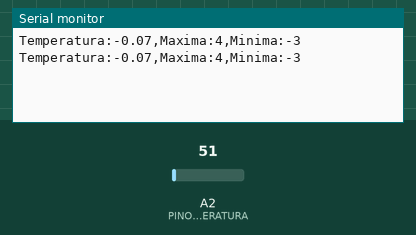
Simulated run of this sketch. Board: Arduino Uno, built with avr-gcc and run on an emulated ATmega328P. Shown: the last lines printed to the serial monitor. Inputs (shaded band) come from the test bench; at power-on: A2 (PINO_SENSOR_TEMPERATURA) = 51.

Above: at 2.8 s.
2.9 s: A2 (PINO_SENSOR_TEMPERATURA) set to 61
At 4.7 s:
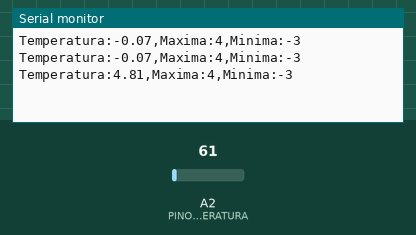
5.6 s: A2 (PINO_SENSOR_TEMPERATURA) set to 71
At 7.5 s:
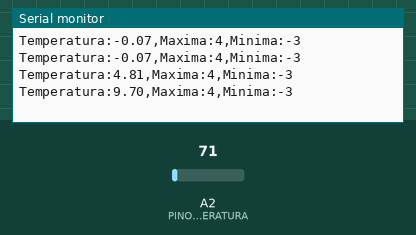
Timing chart, 0 to 9.0 s (numbered marks = the images above; inputs shaded):
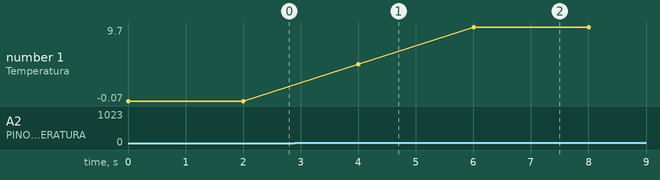

The sketch:

Codigo_arduino.ino
```cpp
// Definição da entrada analogica como A0.
const int PINO_SENSOR_TEMPERATURA = A2;

// Definição da variavel como float para capturar o valor da temperatura, onde o valor tem casas depois da virgula.
float temperaturaCelsius;

// Definição da variavel como int para definir o valor máximo e mínimo da temperatura.
int tempMax = 4;
int tempMin = -3;

// Função para iniciação do programa.
void setup(){

  // Inicia a porta serial com taxa de transmissão em bits por segundo em 9600.
  Serial.begin(9600);

}

// Função para rodar o programa e nunca parar.
void loop(){

  // Variavel para ler o valor analogico que esta sendo passado pelo sensor na porta analogica.
  int valorLeitura = analogRead(PINO_SENSOR_TEMPERATURA);

  // Calculo para converter o valor capturado pelo sensor em graus celsius.
  temperaturaCelsius = (valorLeitura * 5.0 / 1023.0) / 0.01 - 25;

  // O seriais são para formar a mensagem "Temperatura: (temperaturaCelsius), Maxima: (tempMax), Minima: (tempMin)"
  Serial.print("Temperatura:");
  Serial.print(temperaturaCelsius);
  Serial.print(",");

  Serial.print("Maxima:");
  Serial.print(tempMax);
  Serial.print(",");

  Serial.print("Minima:");
  Serial.println(tempMin);

  // Delay para o loop capturar os dados de 2 em 2 segundos. Muda de acordo com valor dentro do parêntese que esta em ms(milissegundos).
  delay(2000);
}
```

Measured:
- after the input at 2.9 s, the serial monitor: prints a new line after 1.1 s (image 1)
- after the input at 5.6 s, the serial monitor: prints a new line after 0.40 s (image 2)
- plotted number 1: -0.07 → 4.81 after the input at 2.9 s, 4.81 → 9.7 after the input at 5.6 s
